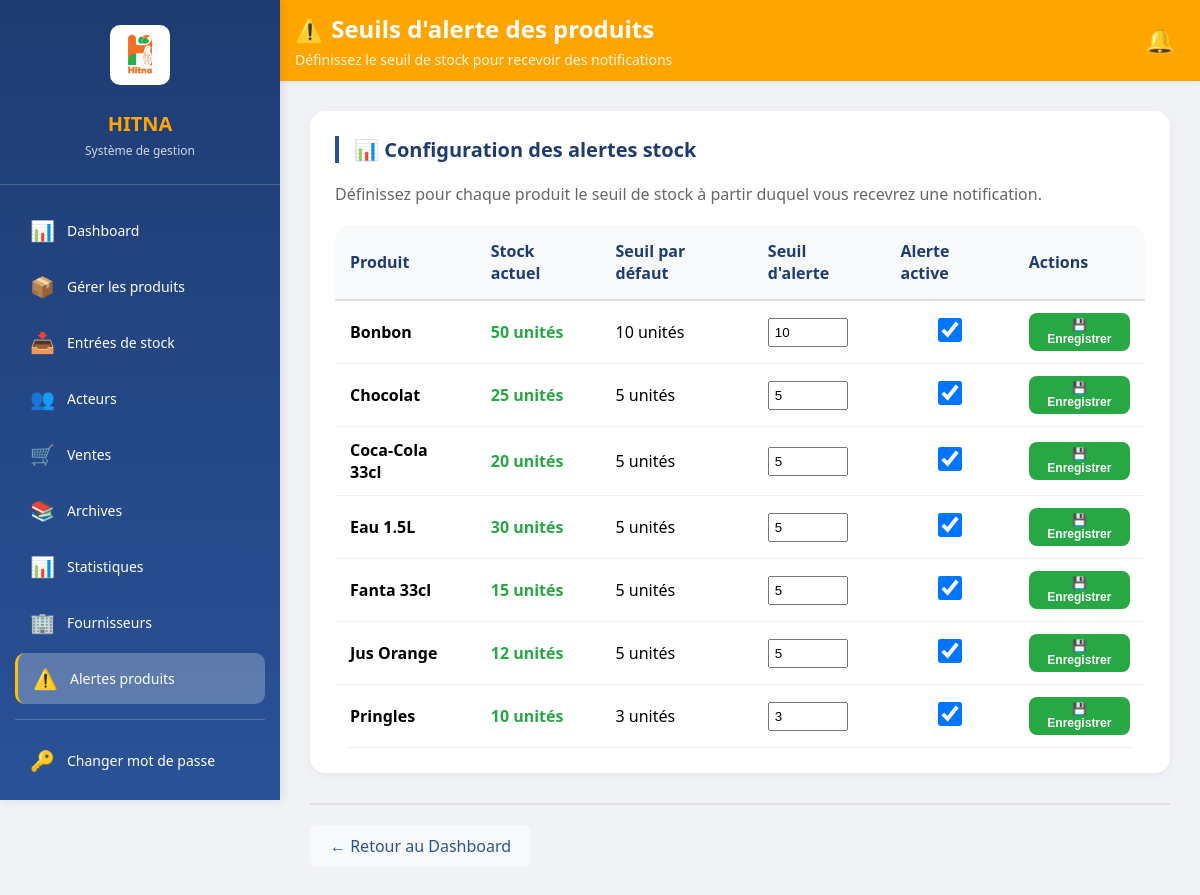
Screenshot of /admin/alertes/produits (signed in) with the database file from the repository.
### tables this page shows
CREATE TABLE produits (
        id INTEGER PRIMARY KEY,
        nom TEXT,
        prix INTEGER,
        stock INTEGER DEFAULT 0,
        stock_min INTEGER DEFAULT 5);

### app.py (the view)
@app.route('/admin/alertes/produits')
def admin_alertes_produits():
    if session.get('role') != 'admin':
        return redirect('/login')
    conn = sqlite3.connect('hitna.db')
    c = conn.cursor()
    c.execute('''SELECT p.id, p.nom, p.stock, p.stock_min,
                        COALESCE(a.seuil, p.stock_min, 5) as seuil_alerte,
                        COALESCE(a.actif, 1) as actif
                 FROM produits p
                 LEFT JOIN alertes_produits a ON p.id = a.produit_id
                 ORDER BY p.nom''')
    produits = c.fetchall()
    conn.close()
    return render_template('admin_alertes_produits.html', produits=produits)

### app.py (called while the page is built)
@app.context_processor
def inject_now():
    return {'date_actuelle': datetime.now().strftime('%d/%m/%Y %H:%M')}

### templates/admin_alertes_produits.html (shortened to what this page needs)
{% extends "base.html" %}
{% block page_title %}⚠️ Seuils d'alerte des produits{% endblock %}
{% block page_subtitle %}Définissez le seuil de stock pour recevoir des notifications{% endblock %}
{% block content %}
<div class="card">
    <h2 class="card-title">📊 Configuration des alertes stock</h2>
    <p style="margin-bottom: 20px; color: #666;">
        Définissez pour chaque produit le seuil de stock à partir duquel vous recevrez une notification.
    </p>
    <div class="table-container">
        <table class="table">
            <thead>
                <tr>
                    <th>Produit</th>
                    <th>Stock actuel</th>
                    <th>Seuil par défaut</th>
                    <th>Seuil d'alerte</th>
                    <th>Alerte active</th>
                    <th>Actions</th>
                </tr>
            </thead>
            <tbody>
                {% for p in produits %}
                <form method="post" action="/admin/alertes/produits/modifier/{{ p[0] }}">
                    <tr>
                        <td><strong>{{ p[1] }}</strong></td>
                        <td style="color: {% if p[2] <= p[4] %}#dc3545{% else %}#28a745{% endif %}; font-weight: bold;">
                            {{ p[2] }} unités
                        </td>
                        <td>{{ p[3] }} unités</td>
                        <td>
                            <input type="number" name="seuil" value="{{ p[4] }}" style="width: 80px; padding: 5px;" min="0">
                        </td>
                        <td style="text-align: center;">
                            <input type="checkbox" name="actif" {% if p[5] is not defined or p[5] == 1 %}checked{% endif %}>
                        </td>
                        <td>
                            <button type="submit" class="btn-small" style="background: #28a745;">💾 Enregistrer</button>
                        </td>
                    </tr>
                </form>
                {% endfor %}
            </tbody>
        </table>
    </div>
</div>
<div class="nav-links">
    <a href="/dashboard">← Retour au Dashboard</a>
</div>
{% endblock %}

### static/style.css (style rules this page uses)
* { margin: 0; padding: 0; box-sizing: border-box; }
body { font-family: 'Segoe UI', Tahoma, Geneva, Verdana, sans-serif; background: #f0f2f5; min-height: 100vh; }
.card { background: white; border-radius: 15px; padding: 25px; margin-bottom: 25px; box-shadow: 0 2px 10px rgba(0,0,0,0.05); }
.card-title { font-size: 20px; color: #1e3c72; margin-bottom: 20px; border-left: 4px solid #2a5298; padding-left: 15px; }
.table-container { overflow-x: auto; }
table { width: 100%; border-collapse: collapse; }
th { background: #f8f9fa; padding: 12px; text-align: left; border-bottom: 2px solid #e0e0e0; }
td { padding: 10px 12px; border-bottom: 1px solid #f0f0f0; }
.nav-links { margin-top: 30px; padding-top: 20px; border-top: 2px solid #e0e0e0; display: flex; gap: 15px; flex-wrap: wrap; }
.nav-links a { color: #2a5298; text-decoration: none; padding: 10px 20px; border-radius: 8px; background: #f8f9fa; }
button, .btn { background: linear-gradient(135deg, #1e3c72 0%, #2a5298 100%); color: white; border: none; cursor: pointer; font-weight: 600; padding: 12px 25px; border-radius: 8px; transition: transform 0.2s; }
.card { background: white; border-radius: 15px; padding: 25px; margin-bottom: 25px; box-shadow: 0 2px 10px rgba(0,0,0,0.05); transition: transform 0.3s, box-shadow 0.3s; }
.table-container { overflow-x: auto; background: white; border-radius: 15px; }
th { background: #f8f9fa; padding: 15px; text-align: left; font-weight: 600; color: #1e3c72; border-bottom: 2px solid #e0e0e0; }
td { padding: 12px 15px; border-bottom: 1px solid #f0f0f0; }
.nav-links a { color: #2a5298; text-decoration: none; padding: 10px 20px; border-radius: 8px; transition: all 0.3s; background: #f8f9fa; }
button { background: linear-gradient(135deg, #1e3c72 0%, #2a5298 100%); color: white; border: none; cursor: pointer; font-weight: 600; padding: 12px 25px; border-radius: 8px; transition: transform 0.2s, box-shadow 0.2s; }

### templates/admin_alertes_produits.html (style rules this page uses)
.btn-small { padding: 5px 10px; font-size: 12px; }
input[type="checkbox"] { width: 20px; height: 20px; cursor: pointer; transform: scale(1.2); }

### rows the page displays
produits: nom "Bonbon", stock "50", stock_min "10", seuil "10"
produits: nom "Chocolat", stock "25", stock_min "5", seuil "5"
produits: nom "Coca-Cola 33cl", stock "20", stock_min "5", seuil "5"
produits: nom "Eau 1.5L", stock "30", stock_min "5", seuil "5"
produits: nom "Fanta 33cl", stock "15", stock_min "5", seuil "5"
produits: nom "Jus Orange", stock "12", stock_min "5", seuil "5"
produits: nom "Pringles", stock "10", stock_min "3", seuil "3"
